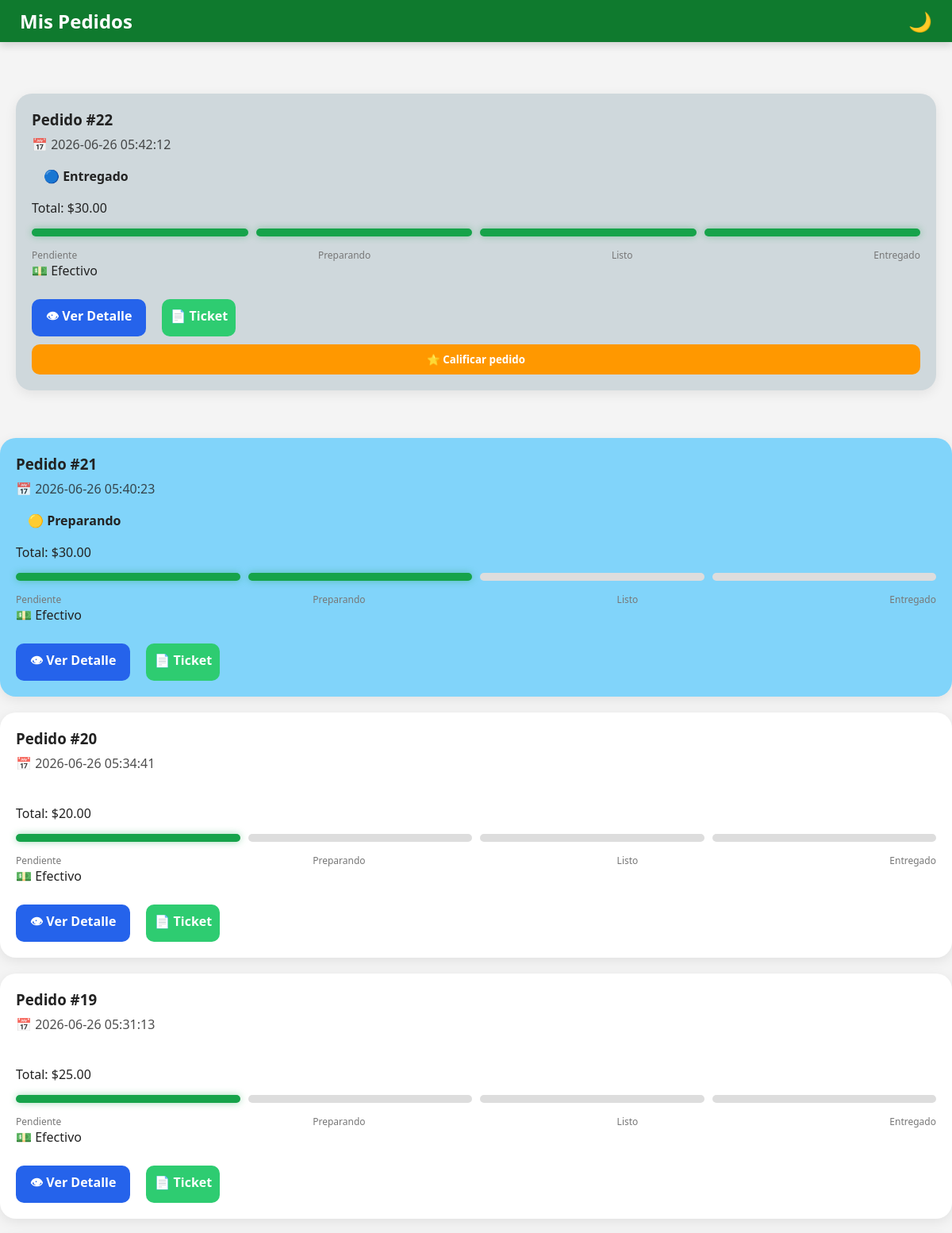
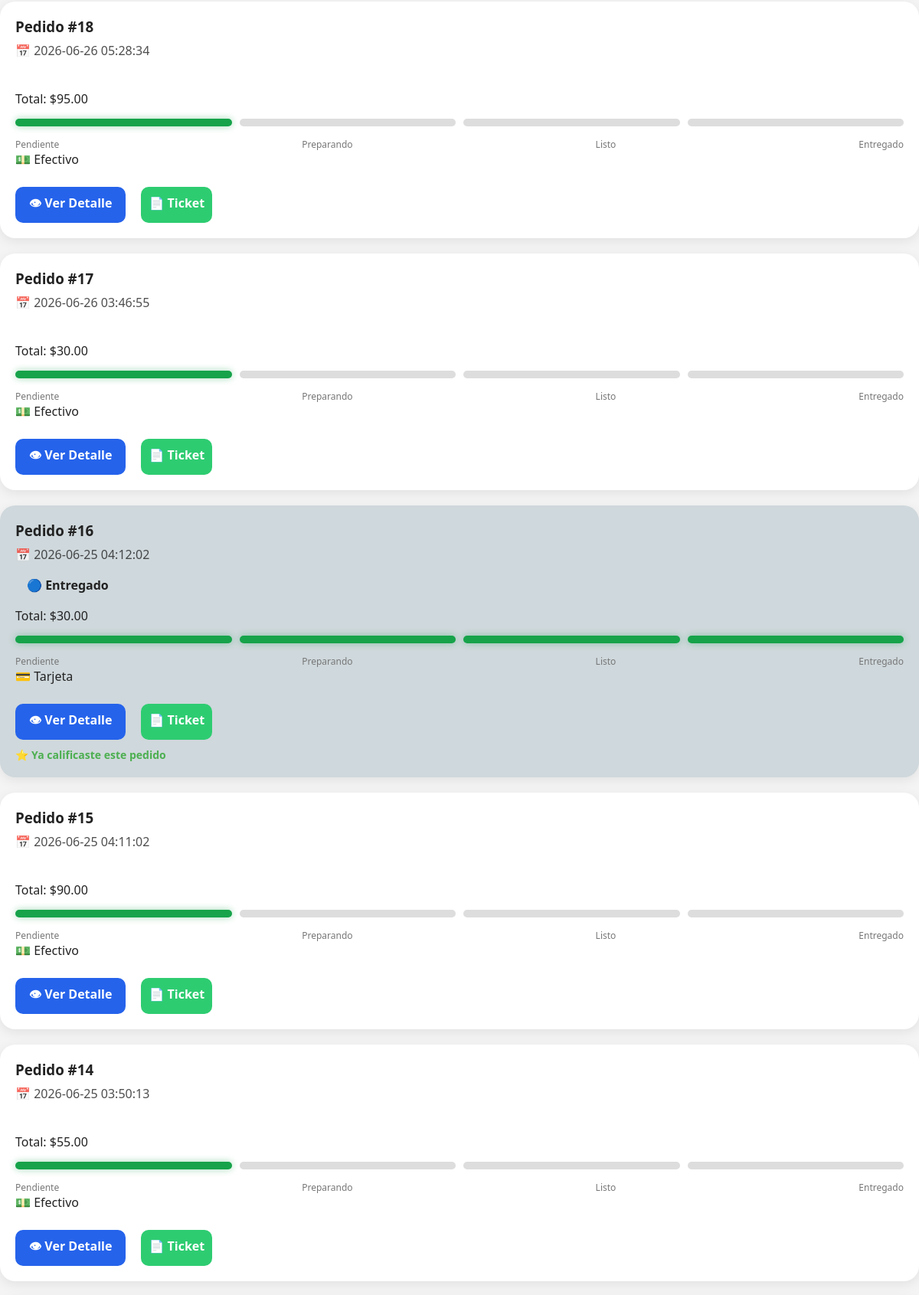
The page /cliente/pedidos.php (signed in, upper part) on the database its author committed (2 pictures, top to bottom).
### tables this page shows
CREATE TABLE `pedidos` (
  `id` int(11) NOT NULL,
  `usuario_id` int(11) DEFAULT NULL,
  `total` decimal(10,2) DEFAULT NULL,
  `estado` enum('pendiente','Preparando','Listo','Entregado') DEFAULT 'pendiente',
  `fecha` timestamp NOT NULL DEFAULT current_timestamp(),
  `metodo_pago` enum('Efectivo','Tarjeta') DEFAULT 'Efectivo'
);

### cliente/pedidos.php (the view, shortened to what this page needs)
<?php
include("../config/conexion.php");
$usuario =
    $_SESSION['usuario'];
$pedidos = $conn->query("
SELECT
    pedidos.*,
    (
        SELECT COUNT(*)
        FROM satisfaccion
        WHERE satisfaccion.pedido_id = pedidos.id
    ) AS ya_calificado
FROM pedidos
WHERE usuario_id = $usuario
ORDER BY fecha DESC
");
?>
<!DOCTYPE html>
<html lang="es">
<head>
    <link rel="stylesheet" href="../assets/css/style.css">
</head>
<body>
    <header class="topbar">
        <h2>Mis Pedidos</h2>
        <button id="themeBtn">
            🌙
        </button>
    </header>
    <div class="contenedor">
        <?php
        while (
            $p =
            $pedidos->fetch_assoc()
        ) {
        ?>
            <?php
            $clase = "";
            switch ($p['estado']) {
                case "Preparando":
                    $clase = "estado-preparando";
                    break;
                case "Entregado":
                    $clase = "estado-entregado";
                    break;
            }
            ?>
            <div class="pedido-card <?php echo $clase; ?>">
                <h3>
                    Pedido #<?php
                            echo $p['id'];
                            ?>
                </h3>
                <p class="fecha-pedido">
                    📅 <?php echo $p['fecha']; ?>
                </p>
                <div class="estado-badge">
                    <?php
                    if ($p['estado'] == "Preparando") {
                        echo "🟡 Preparando";
                    }
                    if ($p['estado'] == "Entregado") {
                        echo "🔵 Entregado";
                    }
                    ?>
                </div>
                <p>
                    Total:
                    $<?php
                        echo $p['total'];
                        ?>
                </p>
                <?php
                $avance = 1;
                if ($p['estado'] == "Preparando") {
                    $avance = 2;
                }
                if ($p['estado'] == "Entregado") {
                    $avance = 4;
                }
                ?>
                <div class="progreso">
                    <div class="paso <?php if ($avance >= 1) echo 'activo'; ?>"></div>
                    <div class="paso <?php if ($avance >= 2) echo 'activo'; ?>"></div>
                    <div class="paso <?php if ($avance >= 3) echo 'activo'; ?>"></div>
                    <div class="paso <?php if ($avance >= 4) echo 'activo'; ?>"></div>
                </div>
                <div class="etapas">
                    <span>Pendiente</span>
                    <span>Preparando</span>
                    <span>Listo</span>
                    <span>Entregado</span>
                </div>
                <p>
                    <?php
                    if (
                        $p['metodo_pago']
                        == "Efectivo"
                    ) {
                        echo "💵 Efectivo";
                    } else {
                        echo "💳 Tarjeta";
                    }
                    ?>
                </p>
                <div class="acciones-pedido">
                    <a
                        class="btn-detalle"
                        href="detalle_pedido.php?id=<?php echo $p['id']; ?>">
                        👁 Ver Detalle
                    </a>
                    <a
                        class="btn-ticket"
                        href="ticket.php?id=<?php echo $p['id']; ?>"
                        target="_blank">
                        📄 Ticket
                    </a>
                </div>
                <?php if ($p['estado'] == "Entregado" && $p['ya_calificado'] == 0) { ?>
                    <button
                        class="btn-satisfaccion"
                        onclick="abrirSatisfaccion(<?php echo $p['id']; ?>)">
                        ⭐ Calificar pedido
                    </button>
                <?php } ?>
                <?php if ($p['ya_calificado'] == 1) { ?>
                    <p class="ya-calificado">
                        ⭐ Ya calificaste este pedido
                    </p>
                <?php } ?>
            </div>
    </div>
<?php } ?>
</body>
</html>

### assets/css/style.css (style rules this page uses)
:root { --primary: #0f6b2b; --secondary: #2f9e44; --bg: #f4f4f4; --card: #ffffff; --text: #222; }
* { margin: 0; padding: 0; box-sizing: border-box; font-family: Segoe UI, sans-serif; }
body { background: var(--bg); color: var(--text); transition: .3s; padding-bottom: 80px; }
.contenedor { padding: 20px; display: grid; grid-template-columns: repeat(auto-fit, minmax(250px, 1fr)); gap: 20px; margin-top: 25px; }
.topbar { background: #0f7a2e; color: white; display: flex; justify-content: space-between; align-items: center; padding: 10px 25px; box-shadow: 0 4px 10px rgba(0, 0, 0, .15); }
#themeBtn { background: none; border: none; color: white; font-size: 1.5rem; cursor: pointer; transition: .3s; margin-left: 15px; }
.card, button, input, .bottom-nav { transition: .3s; }
.pedido-card { background: var(--card); color: var(--text); border-radius: 20px; padding: 20px; margin-bottom: 20px; box-shadow: 0 4px 15px rgba(0, 0, 0, .08); height: auto; width: 100%; max-width: 1400px; margin: 20px auto; box-sizing: border-box; }
.estado-badge { display: inline-block; padding: 8px 15px; border-radius: 30px; font-weight: bold; margin: 10px 0; }
.fecha-pedido { opacity: .8; margin-top: 8px; }
.progreso { display: flex; gap: 10px; margin: 15px 0; }
.paso { flex: 1; height: 10px; background: #ddd; border-radius: 20px; transition: .4s; }
.paso.activo { background: #16a34a; box-shadow: 0 0 10px rgba(22, 163, 74, .4); }
.paso.activo { background: #16a34a; }
.btn-detalle, .btn-ticket { display: inline-block; text-decoration: none; padding: 10px 18px; border-radius: 10px; margin-top: 10px; margin-right: 10px; color: white; font-weight: bold; }
.btn-detalle { background: #2563eb; }
.btn-ticket { background: #16a34a; }
.acciones-pedido { display: flex; gap: 10px; margin-top: 15px; flex-wrap: wrap; }
.etapas { display: flex; justify-content: space-between; font-size: .75rem; margin-top: 5px; color: #777; }
.btn-satisfaccion { margin-top: 10px; padding: 10px; width: 100%; border: none; border-radius: 10px; background: #ff9800; color: white; font-weight: bold; cursor: pointer; }
.ya-calificado { margin-top: 10px; color: #4caf50; font-weight: bold; font-size: 14px; }
.estado-preparando { background: #81d4fa; }
.estado-entregado { background: #cfd8dc; }
.btn-info, .btn-ticket, .select-estado { padding:10px; border-radius:10px; border:none; text-align:center; font-weight:bold; cursor:pointer; }
.btn-ticket { background:#2ecc71; color:white; text-decoration:none; }

### rows shown on the page
pedidos: id "22", fecha "2026-06-26 05:42:12", estado "🔵 Entregado", total "30.00", metodo_pago "💵 Efectivo"
pedidos: id "21", fecha "2026-06-26 05:40:23", estado "🟡 Preparando", total "30.00", metodo_pago "💵 Efectivo"
pedidos: id "20", fecha "2026-06-26 05:34:41", total "20.00", metodo_pago "💵 Efectivo"
pedidos: id "19", fecha "2026-06-26 05:31:13", total "25.00", metodo_pago "💵 Efectivo"
pedidos: id "18", fecha "2026-06-26 05:28:34", total "95.00", metodo_pago "💵 Efectivo"
pedidos: id "17", fecha "2026-06-26 03:46:55", total "30.00", metodo_pago "💵 Efectivo"
pedidos: id "16", fecha "2026-06-25 04:12:02", estado "🔵 Entregado", total "30.00", metodo_pago "💳 Tarjeta", shows "⭐ Ya calificaste este pedido"
pedidos: id "15", fecha "2026-06-25 04:11:02", total "90.00", metodo_pago "💵 Efectivo"
pedidos: id "14", fecha "2026-06-25 03:50:13", total "55.00", metodo_pago "💵 Efectivo"
